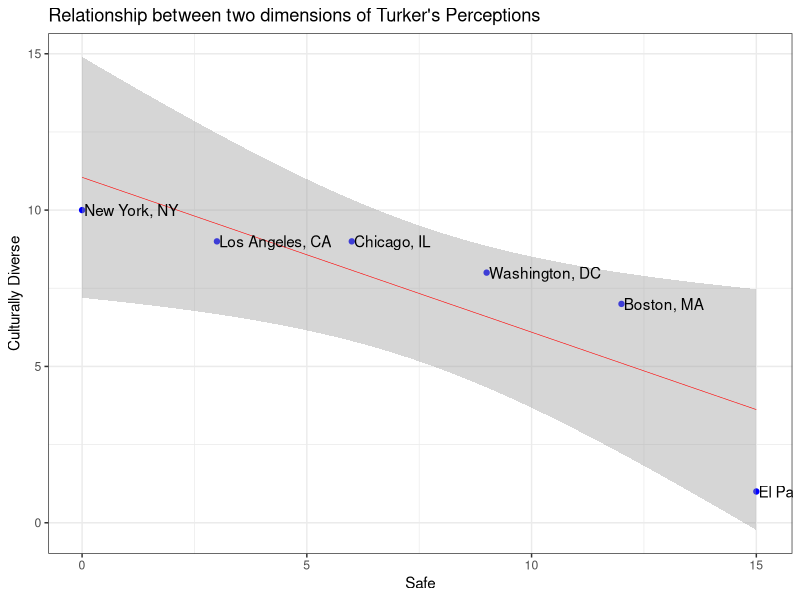

Reproduce this figure in R.
library(ggplot2)
library(stringr)
library(readr)
library(dplyr)


setwd("/~/AIT602_Spring2021/week3_4_mturk/")

# Load the result of M-Turk
# culturally diverse cities
turk1 <- read_delim("data/Rafeef_turk.csv", delim = ",",col_names = TRUE ) 
# safe cities
turk2 <- read_delim("data/turk_safe_Yasas.csv", delim = ",",col_names = TRUE ) 

turk1 <- turk1[,c("Input.city_A", "Input.city_B", "Answer.Which city is more culturlly diverse.label")]
turk2 <- turk2[,c("Input.city_A", "Input.city_B", "Answer.which_city.label")]

colnames(turk1) <- c("city_A", "city_B", "Answer1")
colnames(turk2) <- c("city_A", "city_B", "Answer2")

turk2$Answer1 <- NA
turk1$Answer2 <- NA

turk <- rbind(turk1, turk2)
rm (turk1)
rm (turk2)
turk$city_A <- as.factor(turk$city_A)
turk$city_B <- as.factor(turk$city_B)

# Counting the Scores
scores <- as.data.frame(matrix(ncol=3, nrow=6))
colnames(scores) <- c("city", "diversity_score", "safe_score")
scores$city <- unique(c(levels(turk$city_A), levels(turk$city_B)))
scores$diversity_score <- 0
scores$safe_score <- 0

for (i in 1:nrow(turk)){
  if (!is.na(turk[i,]$Answer1)) {
    if (turk[i,]$Answer1 == "City A"){
      scores[scores$city == turk[i,]$city_A,]$diversity_score <- 
        scores[scores$city == turk[i,]$city_A,]$diversity_score + 1
    } else {
      scores[scores$city == turk[i,]$city_B,]$diversity_score <- 
        scores[scores$city == turk[i,]$city_B,]$diversity_score + 1
    }
  }
  
  if (!is.na(turk[i,]$Answer2)) {
    if (turk[i,]$Answer2 == "City A"){
      scores[scores$city == turk[i,]$city_A,]$safe_score <- 
        scores[scores$city == turk[i,]$city_A,]$safe_score + 1
    } else {
      scores[scores$city == turk[i,]$city_B,]$safe_score <- 
        scores[scores$city == turk[i,]$city_B,]$safe_score + 1
    }
  }
}

write.table(scores, "data/turk_scores_diverse_safe.csv", row.names=F, col.names=T, sep=",")


# Plotting
summary(lm(diversity_score ~ safe_score, data=scores))

ggplot(scores, aes(x = diversity_score, y = safe_score, label = city)) +
  geom_point(color="blue")  + 
  geom_smooth(method = "lm", se = TRUE, color="red", size=0.2)  +
  theme_bw()+  geom_text(hjust = 0, nudge_x = 0.05) +
  ylab("Culturally Diverse")+
  xlab("Safe") + ggtitle("Relationship between two dimensions of Turker's Perceptions")

